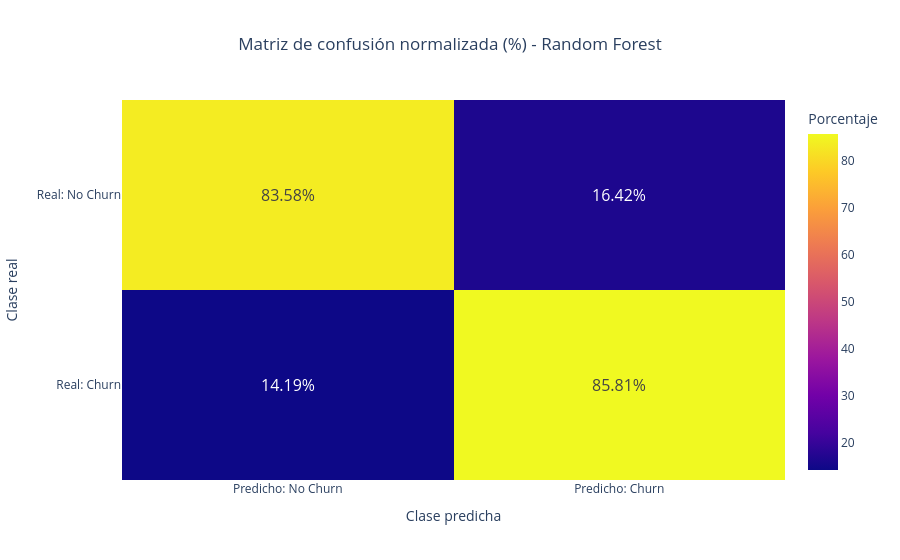

Notebook code cell kept with this figure:
### Code cell
y_pred_rf = rf_model.predict(X_valid)
rf_cm_pct_df = plot_confusion_matrix_percentage(y_valid, y_pred_rf, "Random Forest")
rf_cm_pct_df

### Figure 1 — Plotly figure (JSON) as saved in the notebook; plotly's stock layout.template omitted (floating-point values rounded to 4 significant figures)
{"data": [{"coloraxis": "coloraxis", "hovertemplate": "x: %{x}<br>y: %{y}<br>Porcentaje: %{z}<extra></extra>", "name": "0", "textfont": {"size": 16}, "texttemplate": "%{z:.2f}%", "type": "heatmap", "x": ["Predicho: No Churn", "Predicho: Churn"], "xaxis": "x", "y": ["Real: No Churn", "Real: Churn"], "yaxis": "y", "z": [[83.58, 16.42], [14.19, 85.81]]}], "layout": {"coloraxis": {"colorbar": {"title": {"text": "Porcentaje"}}, "colorscale": [[0, "#0d0887"], [0.1111, "#46039f"], [0.2222, "#7201a8"], [0.3333, "#9c179e"], [0.4444, "#bd3786"], [0.5556, "#d8576b"], [0.6667, "#ed7953"], [0.7778, "#fb9f3a"], [0.8889, "#fdca26"], [1, "#f0f921"]]}, "title": {"text": "Matriz de confusión normalizada (%) - Random Forest", "x": 0.5}, "xaxis": {"anchor": "y", "domain": [0, 1], "title": {"text": "Clase predicha"}}, "yaxis": {"anchor": "x", "autorange": "reversed", "domain": [0, 1], "title": {"text": "Clase real"}}}}
